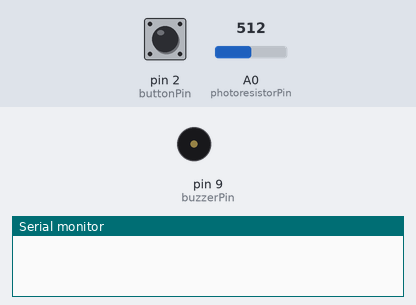
Bench run of a sketch on a simulated Arduino Uno, built with avr-gcc and run on an emulated ATmega328P. Parts: buzzer (waves = sounding), the last lines printed to the serial monitor. The inputs (shaded band) are chosen by the test bench; at power-on: pin 2 (buttonPin) LOW, A0 (photoresistorPin) = 512.

Above: at 1.2 s.
1.3 s: pin 2 (buttonPin) pulled HIGH for 0.15 s
At 1.38 s:
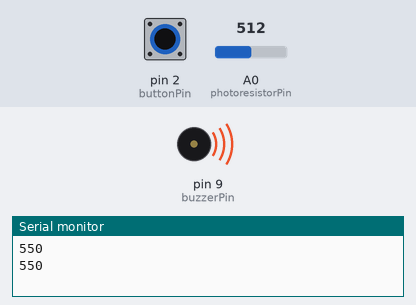
2.9 s: pin 2 (buttonPin) pulled HIGH for 3.2 s
At 6.5 s:
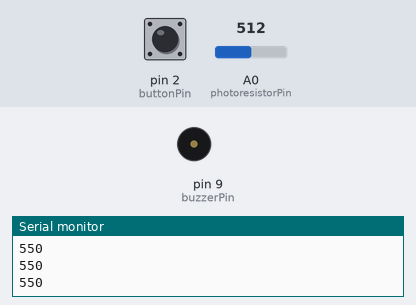
Timing chart, 0 to 8.0 s (numbered marks = the images above; inputs shaded):
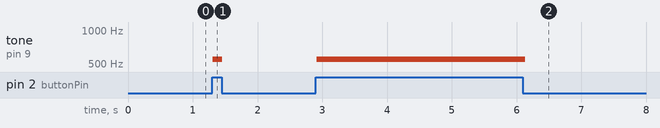

Measured:
- after the input at 1.3 s, tone on pin 9 (buzzerPin): silent → 550 Hz at once, → silent 0.15 s later
- after the input at 2.9 s, tone on pin 9 (buzzerPin): silent → 550 Hz at once, → silent 3.2 s later

The sketch:

pianoBuzzer.ino
```cpp
// Define pins for the push button, buzzer, and photoresistor
const int buttonPin = 2;
const int buzzerPin = 9;
const int photoresistorPin = A0;

// Define variables to store the state of the push button and the reading from the photoresistor
int buttonState = 0;
int photoresistorValue = 0;

void setup() {
  // Initialize the push button, buzzer, and photoresistor pins
  pinMode(buttonPin, INPUT);
  pinMode(buzzerPin, OUTPUT);

  // Set up serial communication for debugging purposes
  Serial.begin(9600);
}

void loop() {
  // Read the state of the push button and the reading from the photoresistor
  buttonState = digitalRead(buttonPin);
  photoresistorValue = analogRead(photoresistorPin);

  // Map the photoresistor reading to a frequency for the buzzer
  int frequency = map(photoresistorValue, 0, 1023, 100, 1000);

  // Check if the push button is pressed
  if (buttonState == HIGH) {
    // Play a tone on the buzzer at the mapped frequency
    tone(buzzerPin, frequency, 100);
    Serial.println(frequency);
  } else {
    // Turn off the buzzer if the button is not pressed
    noTone(buzzerPin);
  }

  // Wait for a short time before reading the inputs again
  delay(50);
}
```
